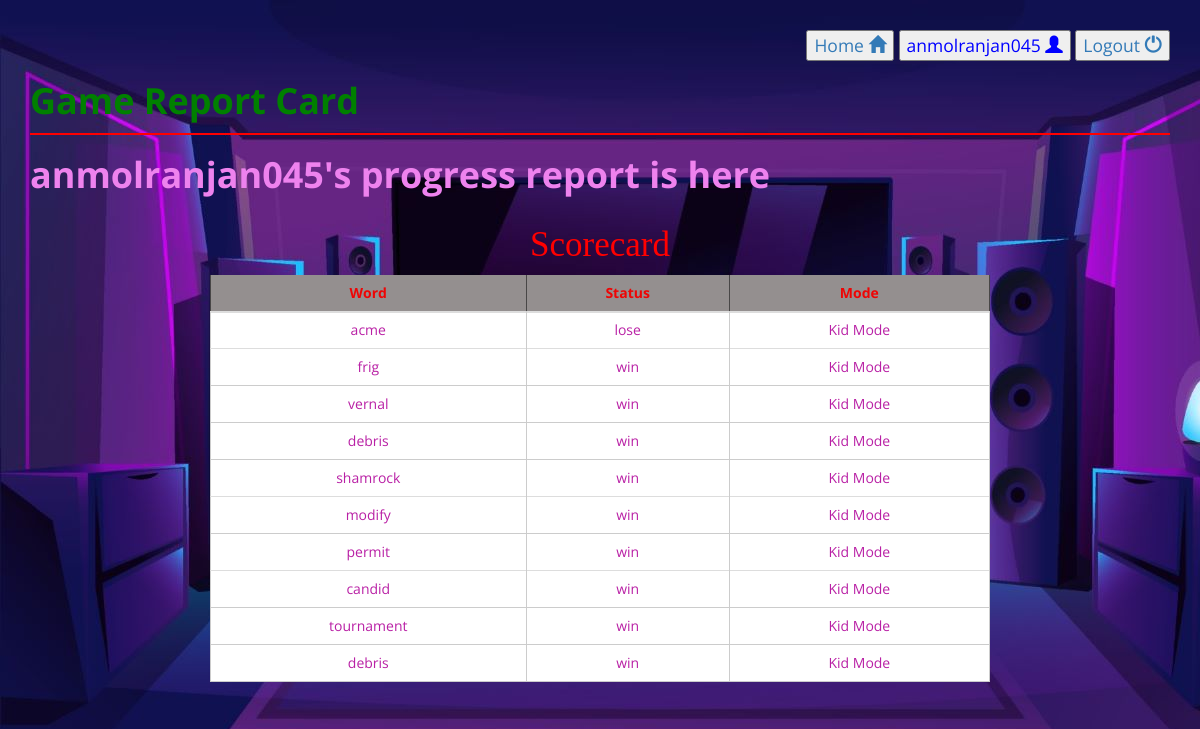
Page /hangmanGame/gameReport/ (signed in) on the committed database.
### hangmanGame/models.py (models this page shows, shortened)
class hangman_Game(models.Model):
    user = models.ForeignKey(settings.AUTH_USER_MODEL, on_delete=models.CASCADE)
    answer = models.CharField(max_length=50)
    guessed = models.CharField(max_length=26, default="")
    status = models.CharField(max_length=20, default='IN_PROGRESS')
    game_id = models.BigAutoField(primary_key=True, auto_created=True)
    difficulty = models.CharField(max_length=10)
    mode = models.CharField(max_length=20, default='')

### hangmanGame/views.py (the view)
# urls.py: path('gameReport/', views.gameReport, name="gameReport"),
@login_required
def gameReport(request):
    if request.method == "GET":
        games = hangman_Game.objects.filter(user=request.user).order_by('-game_id')
        return render(request, 'hangmanGame/gameReport.html', {'games': games})

### hangmanGame/templates/hangmanGame/gameReport.html (shortened to what this page needs)
{%load static%}
<!DOCTYPE html>
<html lang="en">
<head>
    <link rel="stylesheet" href="https://maxcdn.bootstrapcdn.com/bootstrap/3.3.7/css/bootstrap.min.css">
    <link rel="stylesheet" href="{% static 'hangmanGame/gameReportStyle.css'%}">
</head>
<body>
    <div class="top_slide">
        <a href="{%url 'gameMode'%}"><button >Home <i class="glyphicon glyphicon-home"></i></button></a>
        {% if user.is_authenticated %}
            <button>{{ user.username }} <i class="glyphicon glyphicon-user"> </i></button>
        {% else %}
            <button>User not logged in <i class="glyphicon glyphicon-user"> </i></button>
        {% endif %}
        <a href="{% url 'logout'%}"><button>Logout <i class="glyphicon glyphicon-off"></i></button></a>
    </div>
    <div class="header">
        <div class="main-heading"><h1><strong>Game Report Card</strong></h1></div>
            <div class="username">
                {% if user.is_authenticated %}
                    <h1 class="my-1-text-center"><strong>{{ user.username }}'s progress report is here</strong></h1>
                {% else %}
                    <h1>User not logged in </h1>
                {% endif %}
            </div>
    </div>
    <div class="container-fluid">
        <div class="sub-header">
            <h2>Scorecard</h2>
        </div>
        <div class="table-responsive">
            <table class="table align-middle">
                <thead>
                    <tr>
                    <th scope="col">Word</th>
                    <th scope="col">Status</th>
                    <th scope="col">Mode</th>
                    </tr>
                </thead>
                <tbody>
                        {% for game in games %}
                            <tr>
                                {% if game.status != "IN_PROGRESS"%}
                                    <td class="words">{{game.answer}}</td>
                                    <td class="words">{{game.status}}</td>
                                    <td class="words" >{{game.mode}}</td>
                                {% endif %}
                            </tr>
                        {% endfor %}
            </table>
        </div>
    </div>
</body>
</html>

### hangmanGame/static/hangmanGame/gameReportStyle.css (style rules this page uses)
* { font-family: 'Open Sans', sans-serif; }
body { background-image: url(Images/gameReport_BG.jpg); background-repeat: no-repeat; padding: 30px; }
.top_slide { width: 100%; height: 500%; margin: auto; font-size: 125%; color: blue; text-align: right; }
.header { width: 100%; text-align: left; }
.main-heading { font-size: 300%; font-family: cursive; color: green; font-weight: bolder; border-bottom: 2px solid red; }
.username { font-size: 150%; font-family: cursive; color: violet; font-weight: bolder; }
.sub-header { width: 100%; text-align: center; font-weight: bolder; }
h2 { font-size: 250%; font-family: Georgia, 'Times New Roman', Times, serif; color: red; }
thead th { background-color: #948f8f; border: 1px solid #494747; padding: 0.5em; text-align: center; font-weight: bold; }
th { background-color: #948f8f; border: 1px solid #cccccc; padding: 0.5em; text-align: center; color: #ee0505; }
td { border: 1px solid #cccccc; background-color: white; padding: 0.5em; text-align: center; color: #b920a5; }
.container-fluid { padding-left: 180px; padding-right: 180px; }

### rows in the picture
hangman_Game: answer "acme", status "lose", mode "Kid Mode"
hangman_Game: answer "frig", status "win", mode "Kid Mode"
hangman_Game: answer "vernal", status "win", mode "Kid Mode"
hangman_Game: answer "debris", status "win", mode "Kid Mode"
hangman_Game: answer "shamrock", status "win", mode "Kid Mode"
hangman_Game: answer "modify", status "win", mode "Kid Mode"
hangman_Game: answer "permit", status "win", mode "Kid Mode"
hangman_Game: answer "candid", status "win", mode "Kid Mode"
hangman_Game: answer "tournament", status "win", mode "Kid Mode"
hangman_Game: answer "debris", status "win", mode "Kid Mode"

### other values in the picture
{{ user.username }} "anmolranjan045"
